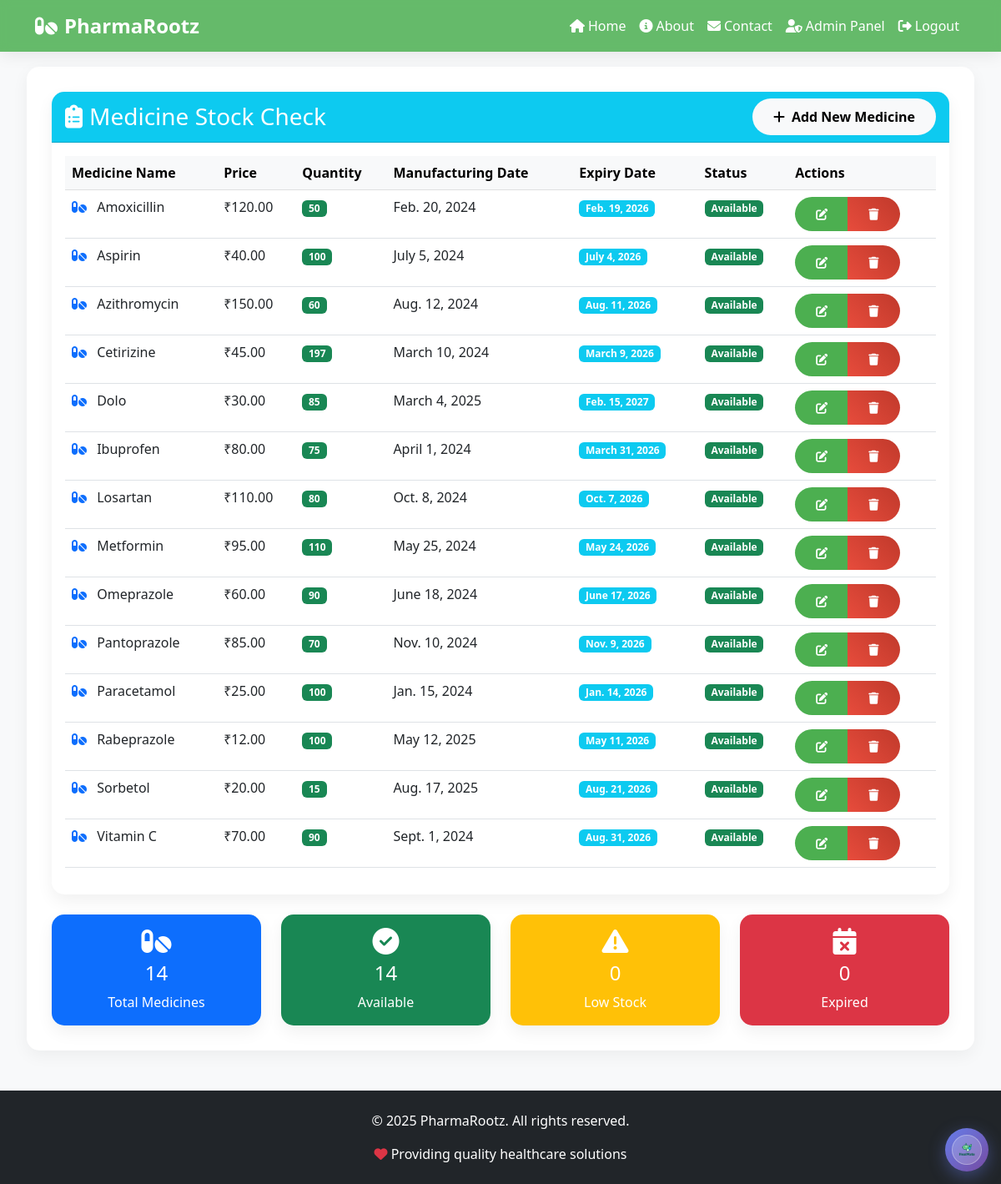
The page /store-admin/stock-check/ (signed in) on the database its author committed.
### pharmacy_app/models.py (models this page shows, shortened)
class Medicine(models.Model):
    m_name = models.CharField(max_length=100, unique=True)
    m_price = models.DecimalField(max_digits=10, decimal_places=2)
    m_quantity = models.IntegerField()
    m_mdate = models.DateField()
    m_edate = models.DateField()
    m_descr = models.TextField()
    composition = models.TextField(blank=True, default="")
    is_generic = models.BooleanField(default=False)
    indications = models.TextField(blank=True, default="")
    created_at = models.DateTimeField(auto_now_add=True)
    @property
    def is_expired(self):
        return timezone.now().date() > self.m_edate

### pharmacy_app/views.py (the view)
# urls.py: path('store-admin/stock-check/', views.stock_check, name='stock_check'),
@login_required
def stock_check(request):
    if 'admin_id' not in request.session or request.session.get('user_type') != 'admin':
        messages.error(request, 'Please login as admin to access this page.')
        return redirect('admin_login')
    medicines = Medicine.objects.all().order_by('m_name')
    total_medicines = Medicine.objects.count()
    low_stock_medicines = Medicine.objects.filter(m_quantity__lt=10)
    expired_medicines = Medicine.objects.filter(m_edate__lt=date.today())
    user_type=request.session.get('user_type')
    context={
        "medicines":medicines,
        "available":total_medicines,
        "low_stock_medicines":low_stock_medicines,
        "expired_medicine":expired_medicines,
        'user_type': user_type
    }
    return render(request, 'pharmacy_app/stock_check.html',context)

### pharmacy_app/views.py (called while the page is built)
def login_required(view_func):
    @wraps(view_func)
    def wrapper(request, *args, **kwargs):
        if 'customer_id' in request.session or 'admin_id' in request.session:
            return view_func(request, *args, **kwargs)
        else:
            messages.error(request, 'Please login to access this page.')
            return redirect('home')
    return wrapper

### templates/pharmacy_app/stock_check.html (shortened to what this page needs)
{% extends 'base.html' %}
{% block content %}
<div class="row mb-4">
    <div class="col-12">
        <div class="card">
            <div class="card-header bg-info text-white d-flex justify-content-between align-items-center">
                <h3 class="mb-0">
                    <i class="fas fa-clipboard-list me-2"></i>Medicine Stock Check
                </h3>
                <a href="{% url 'add_medicine' %}" class="btn btn-light">
                    <i class="fas fa-plus me-2"></i>Add New Medicine
                </a>
            </div>
            <div class="card-body">
                {% if medicines %}
                    <div class="table-responsive">
                        <table class="table table-hover">
                            <thead class="table-light">
                                <tr>
                                    <th>Medicine Name</th>
                                    <th>Price</th>
                                    <th>Quantity</th>
                                    <th>Manufacturing Date</th>
                                    <th>Expiry Date</th>
                                    <th>Status</th>
                                    <th>Actions</th>
                                </tr>
                            </thead>
                            <tbody>
                                {% for medicine in medicines %}
                                <tr>
                                    <td>
                                        <i class="fas fa-pills me-2 text-primary"></i>
                                        {{ medicine.m_name }}
                                    </td>
                                    <td>₹{{ medicine.m_price }}</td>
                                    <td>
                                        {% if medicine.m_quantity < 10 %}
                                            <span class="badge bg-warning">{{ medicine.m_quantity }}</span>
                                        {% else %}
                                            <span class="badge bg-success">{{ medicine.m_quantity }}</span>
                                        {% endif %}
                                    </td>
                                    <td>{{ medicine.m_mdate }}</td>
                                    <td>
                                        {% if medicine.is_expired %}
                                            <span class="badge bg-danger">{{ medicine.m_edate }}</span>
                                        {% else %}
                                            <span class="badge bg-info">{{ medicine.m_edate }}</span>
                                        {% endif %}
                                    </td>
                                    <td>
                                        {% if medicine.is_expired %}
                                            <span class="badge bg-danger">Expired</span>
                                        {% elif medicine.m_quantity < 10 %}
                                            <span class="badge bg-warning">Low Stock</span>
                                        {% else %}
                                            <span class="badge bg-success">Available</span>
                                        {% endif %}
                                    </td>
                                    <td>
                                        <div class="btn-group" role="group">
                                            <a href="{% url 'update_quantity' %}" class="btn btn-sm btn-primary">
                                                <i class="fas fa-edit"></i>
                                            </a>
                                            <a href="{% url 'remove_medicine' %}" class="btn btn-sm btn-danger">
                                                <i class="fas fa-trash"></i>
                                            </a>
                                        </div>
                                    </td>
                                </tr>
                                {% endfor %}
                            </tbody>
                        </table>
                    </div>
                {% endif %}
            </div>
        </div>
    </div>
</div>
<div class="row">
    <div class="col-md-3">
        <div class="card bg-primary text-white">
            <div class="card-body text-center">
                <i class="fas fa-pills fa-2x mb-2"></i>
                <h4>{{ medicines.count }}</h4>
                <p class="mb-0">Total Medicines</p>
            </div>
        </div>
    </div>
    <div class="col-md-3">
        <div class="card bg-success text-white">
            <div class="card-body text-center">
                <i class="fas fa-check-circle fa-2x mb-2"></i>
                <h4>{{ available }}</h4>
                <p class="mb-0">Available</p>
            </div>
        </div>
    </div>
    <div class="col-md-3">
        <div class="card bg-warning text-white">
            <div class="card-body text-center">
                <i class="fas fa-exclamation-triangle fa-2x mb-2"></i>
                <h4>{{ low_stock_medicines.count }}</h4>
                <p class="mb-0">Low Stock</p>
            </div>
        </div>
    </div>
    <div class="col-md-3">
        <div class="card bg-danger text-white">
            <div class="card-body text-center">
                <i class="fas fa-calendar-times fa-2x mb-2"></i>
                <h4>{{ expired_medicine.count }}</h4>
                <p class="mb-0">Expired</p>
            </div>
        </div>
    </div>
</div>
{% endblock %}

### templates/base.html (style rules this page uses)
:root { --primary-color: #4CAF50; --secondary-color: #5BC0DE; --accent-color: #FF6B6B; --success-color: #27ae60; --warning-color: #f39c12; --light-bg: #f8f9fa; }
body { font-family: 'Poppins', 'Segoe UI', Tahoma, Geneva, Verdana, sans-serif; background: var(--light-bg); min-height: 100vh; }
.card { border: none; border-radius: 15px; box-shadow: 0 8px 20px rgba(0, 0, 0, 0.06); transition: all 0.3s ease; overflow: hidden; }
.btn { border-radius: 25px; padding: 10px 25px; font-weight: 600; transition: all 0.3s ease; border: none; }
.btn-primary { background: var(--primary-color); }
.btn-danger { background: linear-gradient(45deg, #e74c3c, #c0392b); }

### rows shown on the page
Medicine: m_name "Amoxicillin", m_price "120.00", m_quantity "50", m_mdate "Feb. 20, 2024", m_edate "Feb. 19, 2026", shows "Available"
Medicine: m_name "Aspirin", m_price "40.00", m_quantity "100", m_mdate "July 5, 2024", m_edate "July 4, 2026", shows "Available"
Medicine: m_name "Azithromycin", m_price "150.00", m_quantity "60", m_mdate "Aug. 12, 2024", m_edate "Aug. 11, 2026", shows "Available"
Medicine: m_name "Cetirizine", m_price "45.00", m_quantity "197", m_mdate "March 10, 2024", m_edate "March 9, 2026", shows "Available"
Medicine: m_name "Dolo", m_price "30.00", m_quantity "85", m_mdate "March 4, 2025", m_edate "Feb. 15, 2027", shows "Available"
Medicine: m_name "Ibuprofen", m_price "80.00", m_quantity "75", m_mdate "April 1, 2024", m_edate "March 31, 2026", shows "Available"
Medicine: m_name "Losartan", m_price "110.00", m_quantity "80", m_mdate "Oct. 8, 2024", m_edate "Oct. 7, 2026", shows "Available"
Medicine: m_name "Metformin", m_price "95.00", m_quantity "110", m_mdate "May 25, 2024", m_edate "May 24, 2026", shows "Available"
Medicine: m_name "Omeprazole", m_price "60.00", m_quantity "90", m_mdate "June 18, 2024", m_edate "June 17, 2026", shows "Available"
Medicine: m_name "Pantoprazole", m_price "85.00", m_quantity "70", m_mdate "Nov. 10, 2024", m_edate "Nov. 9, 2026", shows "Available"
Medicine: m_name "Paracetamol", m_price "25.00", m_quantity "100", m_mdate "Jan. 15, 2024", m_edate "Jan. 14, 2026", shows "Available"
Medicine: m_name "Rabeprazole", m_price "12.00", m_quantity "100", m_mdate "May 12, 2025", m_edate "May 11, 2026", shows "Available"
Medicine: m_name "Sorbetol", m_price "20.00", m_quantity "15", m_mdate "Aug. 17, 2025", m_edate "Aug. 21, 2026", shows "Available"
Medicine: m_name "Vitamin C", m_price "70.00", m_quantity "90", m_mdate "Sept. 1, 2024", m_edate "Aug. 31, 2026", shows "Available"

### other values the page prints
{{ medicines.count }} "14"
{{ available }} "14"
{{ low_stock_medicines.count }} "0"
{{ expired_medicine.count }} "0"
